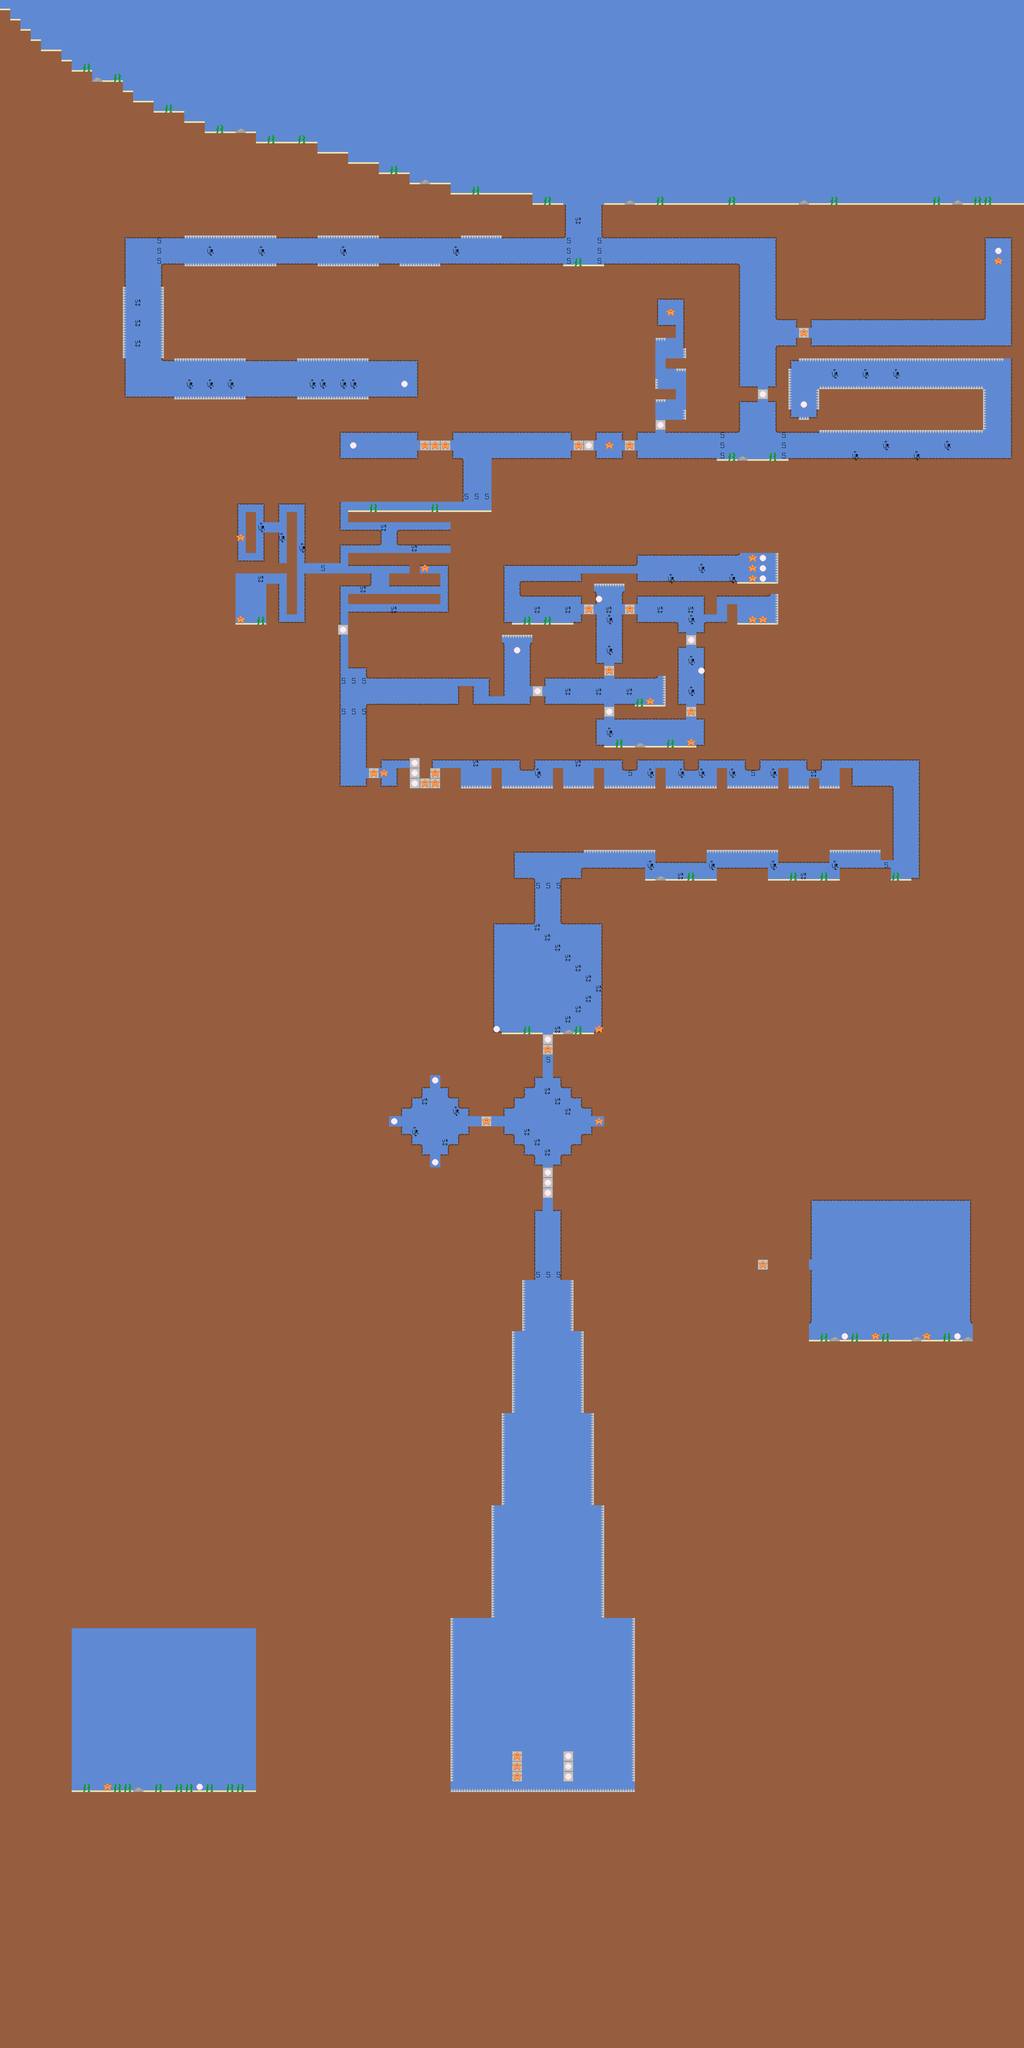

This game map was drawn from its Tiled (.tmx) file and the tilesets committed beside it. A one-line description and the trimmed map source follow:
An orthogonal 100x200 tile map with 32x32 px tiles, 3 tile layers (background_water, walls, objects).

<map version="1.0" orientation="orthogonal" width="100" height="200" tilewidth="32" tileheight="32">
 <tileset firstgid="1" name="tileset" tilewidth="32" tileheight="32">
  <image source="tileset.png" width="256" height="512" />
  <tile id="3">
   <properties>
    <property name="seaweed" value="" />
   </properties>
  </tile>
  <tile id="8">
   <properties>
    <property name="blocked" value="" />
   </properties>
  </tile>
  <tile id="9">
   <properties>
    <property name="fakewall" value="" />
   </properties>
  </tile>
  <tile id="10">
   <properties>
    <property name="rock" value="" />
   </properties>
  </tile>
  <tile id="11">
   <properties>
    <property name="urchinUD" value="" />
   </properties>
  </tile>
  <tile id="12">
   <properties>
    <property name="spikesL" value="" />
   </properties>
  </tile>
  <tile id="13">
   <properties>
    <property name="spikesT" value="" />
   </properties>
  </tile>
  <tile id="14">
   <properties>
    <property name="spikesR" value="" />
   </properties>
  </tile>
  <tile id="15">
   <properties>
    <property name="spikesB" value="" />
   </properties>
  </tile>
  <tile id="16">
   <properties>
    <property name="pearldoor" value="" />
   </properties>
  </tile>
  <tile id="17">
   <properties>
    <property name="pearl" value="" />
   </properties>
  </tile>
  <tile id="18">
   <properties>
    <property name="savepoint" value="" />
   </properties>
  </tile>
  <tile id="19">
   <properties>
    <property name="urchinLR" value="" />
   </properties>
  </tile>
  <tile id="24">
   <properties>
    <property name="starfishdoor" value="" />
   </properties>
  </tile>
  <tile id="25">
   <properties>
    <property name="starfish" value="" />
   </properties>
  </tile>
 </tileset>
 <layer name="background_water" width="100" height="200">
  <data>[20000 cells, 20000 non-empty, 1 distinct tile ids]</data>
 </layer>
 <layer name="walls" width="100" height="200">
  <data>[20000 cells, 20000 non-empty, 16 distinct tile ids]</data>
 </layer>
 <layer name="objects" width="100" height="200">
  <data>[20000 cells, 20000 non-empty, 14 distinct tile ids]</data>
 </layer>
</map>
